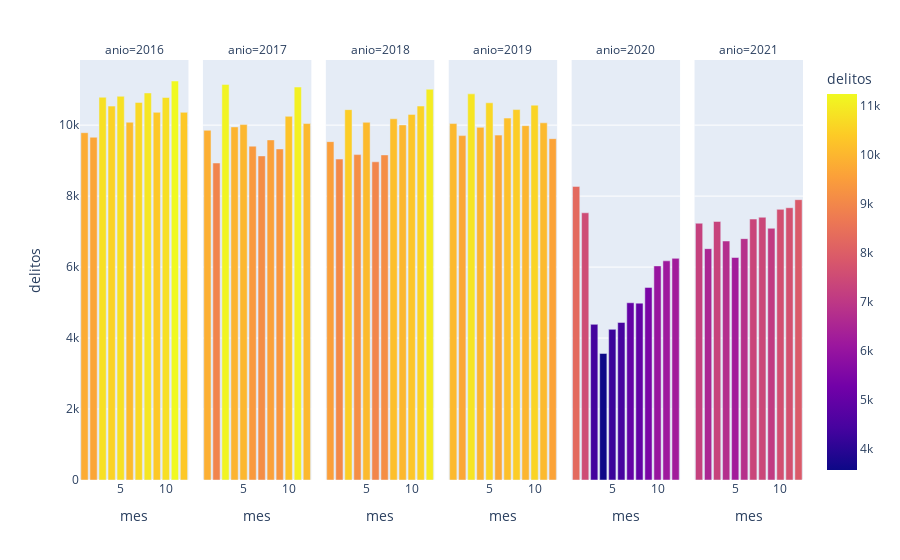

Source (notebook cell):
### Markdown cell above
## Analisis Interanual - Mensual
Se realizó una agregación (conteo) mensual y anual para ver el efecto de la pandemia en los años 2020 y 2021.

### Code cell
px.bar(data_frame=df.groupby(["anio","mes"], as_index=False)["delitos"].count().sort_values(["anio", "mes"],  ascending=True),
       x='mes',
       y='delitos', 
       color= "delitos",
       color_discrete_sequence=["red", "green", "blue", "goldenrod", "magenta"],
       facet_col='anio')

### Figure 1 — Plotly figure (JSON) as saved in the notebook; plotly's stock layout.template omitted (floating-point values rounded to 4 significant figures)
{"data": [{"alignmentgroup": "True", "hovertemplate": "anio=2016<br>mes=%{x}<br>delitos=%{marker.color}<extra></extra>", "legendgroup": "", "marker": {"color": [9787, 9659, 10786, 10536, 10813, 10082, 10641, 10907, 10361, 10780, 11244, 10361], "coloraxis": "coloraxis", "pattern": {"shape": ""}}, "name": "", "offsetgroup": "", "orientation": "v", "showlegend": false, "textposition": "auto", "type": "bar", "x": [1, 2, 3, 4, 5, 6, 7, 8, 9, 10, 11, 12], "xaxis": "x", "y": [9787, 9659, 10786, 10536, 10813, 10082, 10641, 10907, 10361, 10780, 11244, 10361], "yaxis": "y"}, {"alignmentgroup": "True", "hovertemplate": "anio=2017<br>mes=%{x}<br>delitos=%{marker.color}<extra></extra>", "legendgroup": "", "marker": {"color": [9855, 8933, 11148, 9950, 10016, 9408, 9133, 9584, 9329, 10248, 11074, 10045], "coloraxis": "coloraxis", "pattern": {"shape": ""}}, "name": "", "offsetgroup": "", "orientation": "v", "showlegend": false, "textposition": "auto", "type": "bar", "x": [1, 2, 3, 4, 5, 6, 7, 8, 9, 10, 11, 12], "xaxis": "x2", "y": [9855, 8933, 11148, 9950, 10016, 9408, 9133, 9584, 9329, 10248, 11074, 10045], "yaxis": "y2"}, {"alignmentgroup": "True", "hovertemplate": "anio=2018<br>mes=%{x}<br>delitos=%{marker.color}<extra></extra>", "legendgroup": "", "marker": {"color": [9535, 9044, 10437, 9170, 10080, 8967, 9161, 10179, 10006, 10303, 10539, 11012], "coloraxis": "coloraxis", "pattern": {"shape": ""}}, "name": "", "offsetgroup": "", "orientation": "v", "showlegend": false, "textposition": "auto", "type": "bar", "x": [1, 2, 3, 4, 5, 6, 7, 8, 9, 10, 11, 12], "xaxis": "x3", "y": [9535, 9044, 10437, 9170, 10080, 8967, 9161, 10179, 10006, 10303, 10539, 11012], "yaxis": "y3"}, {"alignmentgroup": "True", "hovertemplate": "anio=2019<br>mes=%{x}<br>delitos=%{marker.color}<extra></extra>", "legendgroup": "", "marker": {"color": [10045, 9705, 10882, 9938, 10630, 9719, 10199, 10439, 9986, 10564, 10066, 9619], "coloraxis": "coloraxis", "pattern": {"shape": ""}}, "name": "", "offsetgroup": "", "orientation": "v", "showlegend": false, "textposition": "auto", "type": "bar", "x": [1, 2, 3, 4, 5, 6, 7, 8, 9, 10, 11, 12], "xaxis": "x4", "y": [10045, 9705, 10882, 9938, 10630, 9719, 10199, 10439, 9986, 10564, 10066, 9619], "yaxis": "y4"}, {"alignmentgroup": "True", "hovertemplate": "anio=2020<br>mes=%{x}<br>delitos=%{marker.color}<extra></extra>", "legendgroup": "", "marker": {"color": [8274, 7530, 4386, 3566, 4245, 4440, 4995, 4984, 5427, 6034, 6176, 6246], "coloraxis": "coloraxis", "pattern": {"shape": ""}}, "name": "", "offsetgroup": "", "orientation": "v", "showlegend": false, "textposition": "auto", "type": "bar", "x": [1, 2, 3, 4, 5, 6, 7, 8, 9, 10, 11, 12], "xaxis": "x5", "y": [8274, 7530, 4386, 3566, 4245, 4440, 4995, 4984, 5427, 6034, 6176, 6246], "yaxis": "y5"}, {"alignmentgroup": "True", "hovertemplate": "anio=2021<br>mes=%{x}<br>delitos=%{marker.color}<extra></extra>", "legendgroup": "", "marker": {"color": [7236, 6520, 7286, 6735, 6270, 6802, 7354, 7404, 7094, 7627, 7673, 7900], "coloraxis": "coloraxis", "pattern": {"shape": ""}}, "name": "", "offsetgroup": "", "orientation": "v", "showlegend": false, "textposition": "auto", "type": "bar", "x": [1, 2, 3, 4, 5, 6, 7, 8, 9, 10, 11, 12], "xaxis": "x6", "y": [7236, 6520, 7286, 6735, 6270, 6802, 7354, 7404, 7094, 7627, 7673, 7900], "yaxis": "y6"}], "layout": {"annotations": [{"font": {}, "showarrow": false, "text": "anio=2016", "x": 0.075, "xanchor": "center", "xref": "paper", "y": 1, "yanchor": "bottom", "yref": "paper"}, {"font": {}, "showarrow": false, "text": "anio=2017", "x": 0.245, "xanchor": "center", "xref": "paper", "y": 1, "yanchor": "bottom", "yref": "paper"}, {"font": {}, "showarrow": false, "text": "anio=2018", "x": 0.415, "xanchor": "center", "xref": "paper", "y": 1, "yanchor": "bottom", "yref": "paper"}, {"font": {}, "showarrow": false, "text": "anio=2019", "x": 0.585, "xanchor": "center", "xref": "paper", "y": 1, "yanchor": "bottom", "yref": "paper"}, {"font": {}, "showarrow": false, "text": "anio=2020", "x": 0.755, "xanchor": "center", "xref": "paper", "y": 1, "yanchor": "bottom", "yref": "paper"}, {"font": {}, "showarrow": false, "text": "anio=2021", "x": 0.925, "xanchor": "center", "xref": "paper", "y": 1, "yanchor": "bottom", "yref": "paper"}], "barmode": "relative", "coloraxis": {"colorbar": {"title": {"text": "delitos"}}, "colorscale": [[0, "#0d0887"], [0.1111, "#46039f"], [0.2222, "#7201a8"], [0.3333, "#9c179e"], [0.4444, "#bd3786"], [0.5556, "#d8576b"], [0.6667, "#ed7953"], [0.7778, "#fb9f3a"], [0.8889, "#fdca26"], [1, "#f0f921"]]}, "legend": {"tracegroupgap": 0}, "margin": {"t": 60}, "xaxis": {"anchor": "y", "domain": [0, 0.15], "title": {"text": "mes"}}, "xaxis2": {"anchor": "y2", "domain": [0.17, 0.32], "matches": "x", "title": {"text": "mes"}}, "xaxis3": {"anchor": "y3", "domain": [0.34, 0.49], "matches": "x", "title": {"text": "mes"}}, "xaxis4": {"anchor": "y4", "domain": [0.51, 0.66], "matches": "x", "title": {"text": "mes"}}, "xaxis5": {"anchor": "y5", "domain": [0.68, 0.83], "matches": "x", "title": {"text": "mes"}}, "xaxis6": {"anchor": "y6", "domain": [0.85, 1], "matches": "x", "title": {"text": "mes"}}, "yaxis": {"anchor": "x", "domain": [0, 1], "title": {"text": "delitos"}}, "yaxis2": {"anchor": "x2", "domain": [0, 1], "matches": "y", "showticklabels": false}, "yaxis3": {"anchor": "x3", "domain": [0, 1], "matches": "y", "showticklabels": false}, "yaxis4": {"anchor": "x4", "domain": [0, 1], "matches": "y", "showticklabels": false}, "yaxis5": {"anchor": "x5", "domain": [0, 1], "matches": "y", "showticklabels": false}, "yaxis6": {"anchor": "x6", "domain": [0, 1], "matches": "y", "showticklabels": false}}}
